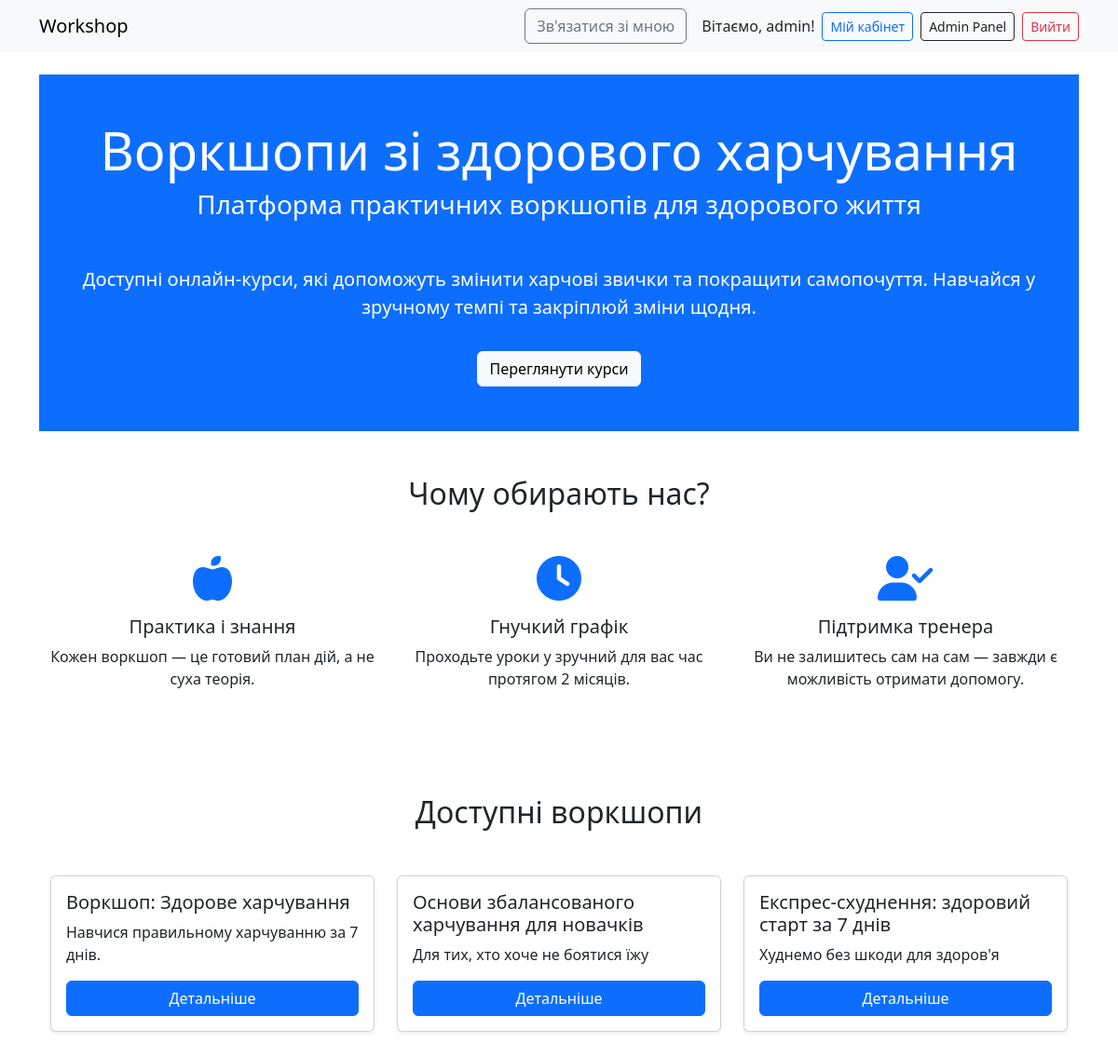
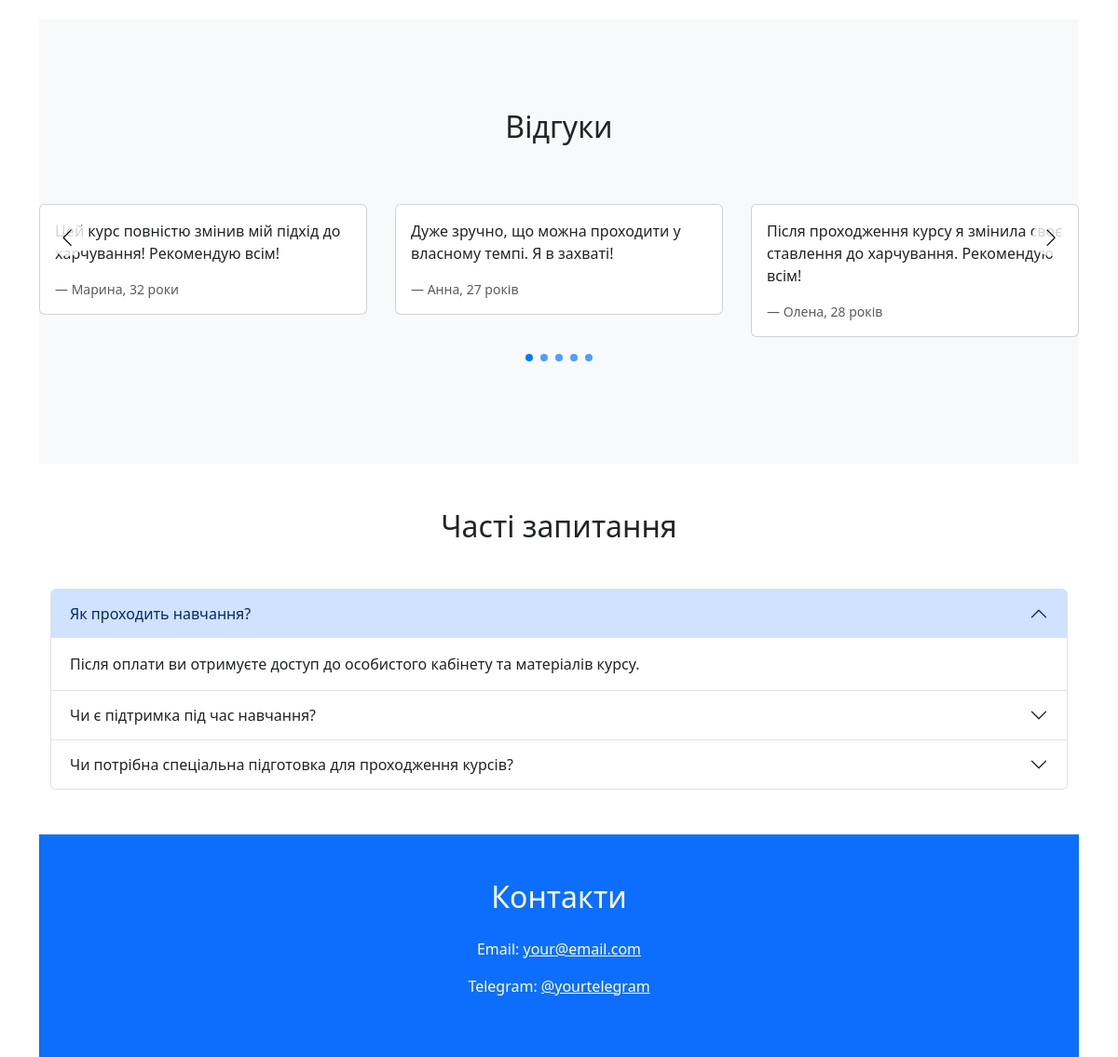
The app's page / (signed in) with its own data (2 pictures, top to bottom).
### courses/models.py (models this page shows, shortened)
class Course(models.Model):
    title = models.CharField(max_length=255)
    slug = models.SlugField(unique=True, blank=True)
    description = models.TextField()
    price = models.DecimalField(max_digits=8, decimal_places=2)
    created_at = models.DateTimeField(auto_now_add=True)
    is_published = models.BooleanField(default=False)

### courses/views.py (the view)
# urls.py: path('', views.index, name='index'),
def index(request):
    courses = Course.objects.filter(is_published=True)
    return render(request, 'courses/index.html', {'courses': courses})

### courses/templates/courses/index.html (shortened to what this page needs)
{% extends "courses/base.html" %}
{% block content %}
<section class="bg-primary text-white text-center py-5">
  <div class="container">
    <h1 class="display-4">Воркшопи зі здорового харчування</h1>
    <h3 class="text-center mb-5">Платформа практичних воркшопів для здорового життя</h3>
    <p class="lead">Доступні онлайн-курси, які допоможуть змінити харчові звички та
        покращити самопочуття. Навчайся у зручному темпі та закріплюй зміни щодня.</p>
    <a href="#courses" class="btn btn-light mt-3">Переглянути курси</a>
  </div>
</section>
<section class="py-5">
  <div class="container">
    <h2 class="text-center mb-5">Чому обирають нас?</h2>
    <div class="row g-4">
      <div class="col-md-4 text-center">
        <i class="fas fa-apple-alt fa-3x text-primary mb-3"></i>
        <h5>Практика і знання</h5>
        <p>Кожен воркшоп — це готовий план дій, а не суха теорія.</p>
      </div>
      <div class="col-md-4 text-center">
        <i class="fas fa-clock fa-3x text-primary mb-3"></i>
        <h5>Гнучкий графік</h5>
        <p>Проходьте уроки у зручний для вас час протягом 2 місяців.</p>
      </div>
      <div class="col-md-4 text-center">
        <i class="fas fa-user-check fa-3x text-primary mb-3"></i>
        <h5>Підтримка тренера</h5>
        <p>Ви не залишитесь сам на сам — завжди є можливість отримати допомогу.</p>
      </div>
    </div>
  </div>
</section>
<section id="courses" class="py-5 bg-white">
  <div class="container">
    <h2 class="text-center mb-5">Доступні воркшопи</h2>
    <div class="row g-4">
      {% for course in courses %}
        <div class="col-md-4">
          <div class="card h-100 shadow-sm">
            <div class="card-body d-flex flex-column">
              <h5 class="card-title">{{ course.title }}</h5>
              <p class="card-text">{{ course.description|truncatewords:20 }}</p>
              <div class="mt-auto">
                {% if course.slug %}
                  <a href="{% url 'course_landing' slug=course.slug %}" class="btn btn-primary w-100">Детальніше</a>
                {% else %}
                  <span class="btn btn-secondary w-100 disabled">Немає посилання</span>
                {% endif %}
              </div>
            </div>
          </div>
        </div>
      {% empty %}
        <p class="text-center">Наразі курси недоступні. Слідкуйте за оновленнями!</p>
      {% endfor %}
    </div>
  </div>
</section>
<section class="py-5 bg-light">
    <h2 class="text-center mt-5 mb-4">Відгуки</h2>
    <div class="swiper mySwiper mb-5">
    <div class="swiper-wrapper">
        <div class="swiper-slide">
        <div class="card p-3">
            <p>Цей курс повністю змінив мій підхід до харчування! Рекомендую всім!</p>
            <small class="text-muted">— Марина, 32 роки</small>
        </div>
        </div>
        <div class="swiper-slide">
        <div class="card p-3">
            <p>Дуже зручно, що можна проходити у власному темпі. Я в захваті!</p>
            <small class="text-muted">— Анна, 27 років</small>
        </div>
        </div>
        <div class="swiper-slide">
            <div class="card p-3">
                <p>Після проходження курсу я змінила своє ставлення до харчування. Рекомендую всім!</p>
                <small class="text-muted">— Олена, 28 років</small>
            </div>
        </div>
    </div>
    <div class="swiper-button-next"></div>
    <div class="swiper-button-prev"></div>
    <div class="swiper-pagination"></div>
    </div>
</section>
<section class="py-5">
    <div class="container">
      <h2 class="text-center mb-5">Часті запитання</h2>
      <div class="accordion" id="faqAccordion">
        <div class="accordion-item">
          <h2 class="accordion-header" id="faq1">
            <button class="accordion-button" type="button" data-bs-toggle="collapse" data-bs-target="#collapse1" aria-expanded="true" aria-controls="collapse1">
              Як проходить навчання?
            </button>
          </h2>
          <div id="collapse1" class="accordion-collapse collapse show" aria-labelledby="faq1" data-bs-parent="#faqAccordion">
            <div class="accordion-body">
              Після оплати ви отримуєте доступ до особистого кабінету та матеріалів курсу.
            </div>
          </div>
        </div>
        <div class="accordion-item">
          <h2 class="accordion-header" id="faq2">
            <button class="accordion-button collapsed" type="button" data-bs-toggle="collapse" data-bs-target="#collapse2" aria-expanded="false" aria-controls="collapse2">
              Чи є підтримка під час навчання?
            </button>
          </h2>
        </div>
        <div class="accordion-item">
          <h2 class="accordion-header" id="faq3">
            <button class="accordion-button collapsed" type="button" data-bs-toggle="collapse" data-bs-target="#collapse3" aria-expanded="false" aria-controls="collapse3">
              Чи потрібна спеціальна підготовка для проходження курсів?
            </button>
          </h2>
        </div>
      </div>
    </div>
  </section>
<section class="py-5 bg-primary text-white">
  <div class="container text-center">
    <h2 class="mb-4">Контакти</h2>
    <p>Email: <a href="mailto:your@email.com" class="text-white text-decoration-underline">your@email.com</a></p>
    <p>Telegram: <a href="https://t.me/yourtelegram" target="_blank" class="text-white text-decoration-underline">@yourtelegram</a></p>
  </div>
</section>
{% endblock %}

### courses/templates/courses/base.html (shortened to what this page needs)
<!DOCTYPE html>
<html lang="uk">
<head>
    <link href="https://cdn.jsdelivr.net/npm/bootstrap@5.3.0/dist/css/bootstrap.min.css" rel="stylesheet">
    <link rel="stylesheet" href="https://cdnjs.cloudflare.com/ajax/libs/font-awesome/6.4.0/css/all.min.css">
    <link rel="stylesheet" href="https://cdn.jsdelivr.net/npm/swiper@11/swiper-bundle.min.css" />
</head>
<body>
  <nav class="navbar navbar-expand-lg navbar-light bg-light mb-4">
    <div class="container">
      <a class="navbar-brand" href="/">Workshop</a>
      <div class="d-flex align-items-center ms-auto">
        <a href="{% url 'contact' %}" class="btn btn-outline-secondary me-3">
          Зв'язатися зі мною
        </a>
        {% if user.is_authenticated %}
          <span class="me-2">Вітаємо, {{ user.username }}!</span>
          <a href="{% url 'cabinet' %}" class="btn btn-sm btn-outline-primary me-2">Мій кабінет</a>
          {% if request.user.is_staff %}
            <a href="{% url 'admin_dashboard' %}" class="btn btn-sm btn-outline-dark me-2">Admin Panel</a>
          {% endif %}
          <form method="post" action="{% url 'logout' %}" style="display: inline;">
            <button type="submit" class="btn btn-sm btn-outline-danger">Вийти</button>
          </form>
        {% else %}
          <a href="{% url 'login' %}" class="btn btn-sm btn-outline-success">Увійти</a>
        {% endif %}
      </div>
    </div>
  </nav>
<div class="container">
    {% block content %}
    {% endblock %}
</div>
</body>
</html>

### courses/templates/courses/base.html (style rules this page uses)
.swiper { padding: 40px 0; }
.swiper-slide { height: auto; }
.swiper-button-next, .swiper-button-prev { color: #000; background-color: rgba(255,255,255,0.8); border-radius: 50%; width: 40px; height: 40px; top: 35%; }
.swiper-button-next::after, .swiper-button-prev::after { font-size: 18px; }

### records on screen
Course: title "Воркшоп: Здорове харчування", description "Навчися правильному харчуванню за 7 днів.", slug "Детальніше"
Course: title "Основи збалансованого харчування для новачків", description "Для тих, хто хоче не боятися їжу", slug "Детальніше"
Course: title "Експрес-схуднення: здоровий старт за 7 днів", description "Худнемо без шкоди для здоров'я", slug "Детальніше"

### other values on screen
{{ user.username }} "admin"
